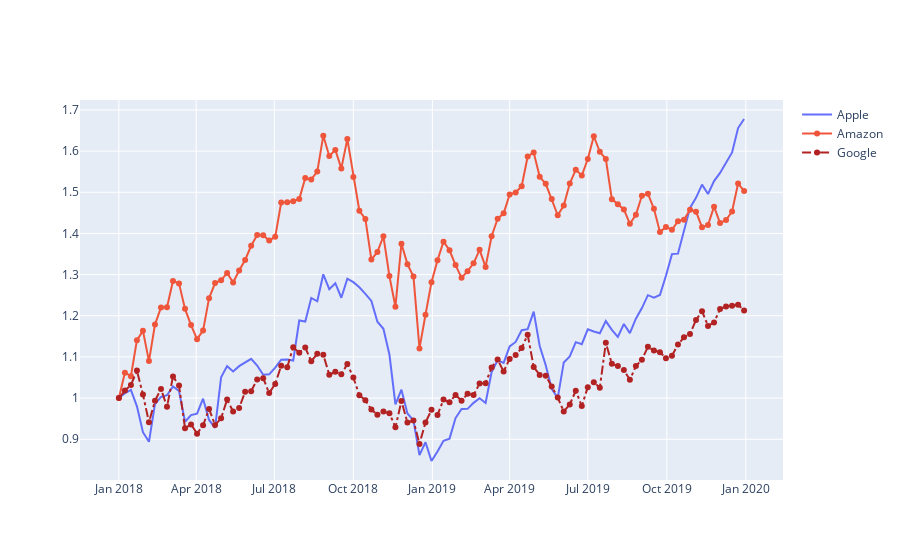

Write notebook code for a chart like this one.
### Code cell
df_stocks = px.data.stocks()
px.line(df_stocks, x='date', y='GOOG', labels={'x': 'Date', 'y': 'Price'})
px.line(df_stocks, x='date', y=['GOOG', 'AAPL'],
        labels={'x': 'Date', 'y': 'Price'},
        title='Apple vs. Google')
fig = go.Figure()
fig.add_trace(go.Scatter(x=df_stocks.date, y=df_stocks.AAPL, 
                         mode='lines', 
                         name='Apple'))
fig.add_trace(go.Scatter(x=df_stocks.date, y=df_stocks.AMZN, 
                         mode='lines+markers', 
                         name='Amazon'))
fig.add_trace(go.Scatter(x=df_stocks.date, y=df_stocks.GOOG,
                        mode='lines+markers', 
                        name='Google', 
                        line=dict(color='firebrick', width=2,
                        dash='dashdot')))
